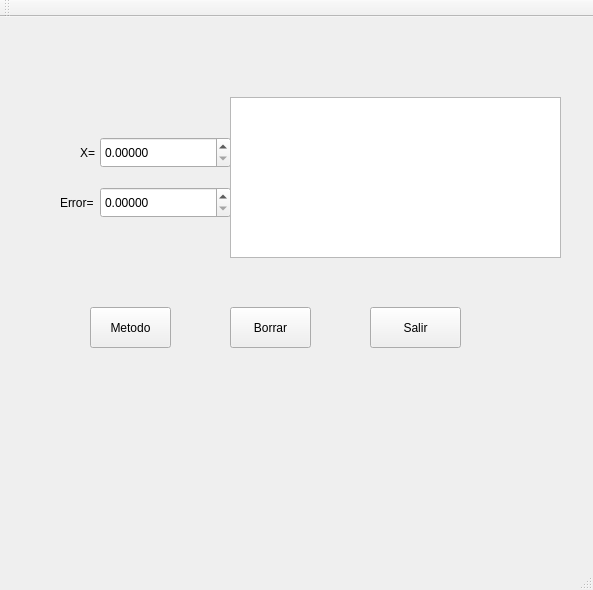
<?xml version="1.0" encoding="UTF-8"?>
<ui version="4.0">
 <class>MainWindow</class>
 <widget class="QMainWindow" name="MainWindow">
  <property name="geometry">
   <rect>
    <x>0</x>
    <y>0</y>
    <width>593</width>
    <height>590</height>
   </rect>
  </property>
  <property name="windowTitle">
   <string>MainWindow</string>
  </property>
  <widget class="QWidget" name="centralWidget">
   <widget class="QPushButton" name="Calcular">
    <property name="geometry">
     <rect>
      <x>90</x>
      <y>290</y>
      <width>81</width>
      <height>41</height>
     </rect>
    </property>
    <property name="text">
     <string>Metodo</string>
    </property>
   </widget>
   <widget class="QPushButton" name="Borrar">
    <property name="geometry">
     <rect>
      <x>230</x>
      <y>290</y>
      <width>81</width>
      <height>41</height>
     </rect>
    </property>
    <property name="text">
     <string>Borrar</string>
    </property>
   </widget>
   <widget class="QPushButton" name="pushButton_3">
    <property name="geometry">
     <rect>
      <x>370</x>
      <y>290</y>
      <width>91</width>
      <height>41</height>
     </rect>
    </property>
    <property name="text">
     <string>Salir</string>
    </property>
   </widget>
   <widget class="QDoubleSpinBox" name="x">
    <property name="geometry">
     <rect>
      <x>100</x>
      <y>120</y>
      <width>131</width>
      <height>31</height>
     </rect>
    </property>
    <property name="decimals">
     <number>5</number>
    </property>
   </widget>
   <widget class="QDoubleSpinBox" name="Error">
    <property name="geometry">
     <rect>
      <x>100</x>
      <y>170</y>
      <width>131</width>
      <height>31</height>
     </rect>
    </property>
    <property name="decimals">
     <number>5</number>
    </property>
   </widget>
   <widget class="QLabel" name="label">
    <property name="geometry">
     <rect>
      <x>80</x>
      <y>120</y>
      <width>51</width>
      <height>31</height>
     </rect>
    </property>
    <property name="text">
     <string>X=</string>
    </property>
   </widget>
   <widget class="QLabel" name="label_2">
    <property name="geometry">
     <rect>
      <x>60</x>
      <y>170</y>
      <width>61</width>
      <height>31</height>
     </rect>
    </property>
    <property name="text">
     <string>Error=</string>
    </property>
   </widget>
   <widget class="QTextEdit" name="Texto">
    <property name="geometry">
     <rect>
      <x>230</x>
      <y>80</y>
      <width>331</width>
      <height>161</height>
     </rect>
    </property>
   </widget>
  </widget>
  <widget class="QMenuBar" name="menuBar">
   <property name="geometry">
    <rect>
     <x>0</x>
     <y>0</y>
     <width>593</width>
     <height>21</height>
    </rect>
   </property>
  </widget>
  <widget class="QToolBar" name="mainToolBar">
   <attribute name="toolBarArea">
    <enum>TopToolBarArea</enum>
   </attribute>
   <attribute name="toolBarBreak">
    <bool>false</bool>
   </attribute>
  </widget>
  <widget class="QStatusBar" name="statusBar"/>
 </widget>
 <layoutdefault spacing="6" margin="11"/>
 <resources/>
 <connections>
  <connection>
   <sender>pushButton_3</sender>
   <signal>clicked()</signal>
   <receiver>MainWindow</receiver>
   <slot>close()</slot>
   <hints>
    <hint type="sourcelabel">
     <x>397</x>
     <y>348</y>
    </hint>
    <hint type="destinationlabel">
     <x>360</x>
     <y>425</y>
    </hint>
   </hints>
  </connection>
 </connections>
</ui>
